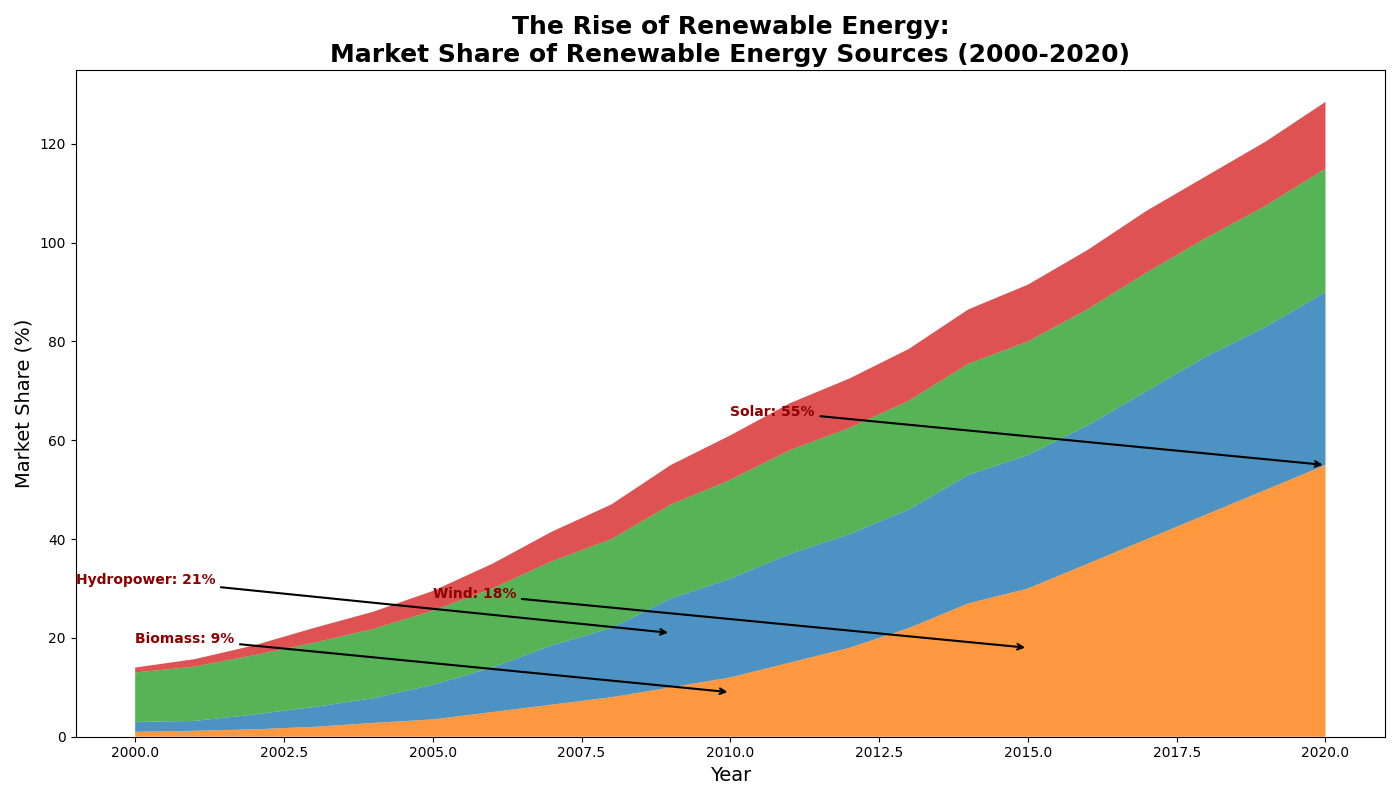

Write the Python code that produced this figure.
import numpy as np
import matplotlib.pyplot as plt

years = np.arange(2000, 2021)

solar = np.array([1, 1.2, 1.5, 2, 2.8, 3.5, 5, 6.5, 8, 10, 12, 15, 18, 22, 27, 30, 35, 40, 45, 50, 55])
wind = np.array([2, 2, 3, 4, 5, 7, 9, 12, 14, 18, 20, 22, 23, 24, 26, 27, 28, 30, 32, 33, 35])
hydro = np.array([10, 11, 12, 13, 14, 15, 16, 17, 18, 19, 20, 21, 21.5, 22, 22.5, 23, 23.5, 24, 24, 24.5, 25])
biomass = np.array([1, 1.5, 2, 3, 3.5, 4, 5, 6, 7, 8, 9, 9.5, 10, 10.5, 11, 11.5, 12, 12.5, 12.5, 13, 13.5])

energy_data = np.vstack([solar, wind, hydro, biomass])

fig, ax = plt.subplots(figsize=(14, 8))

colors = ['#ff7f0e', '#1f77b4', '#2ca02c', '#d62728']

ax.stackplot(years, energy_data, colors=colors, alpha=0.8)

ax.set_title('The Rise of Renewable Energy:\nMarket Share of Renewable Energy Sources (2000-2020)', fontsize=18, fontweight='bold', ha='center')
ax.set_xlabel('Year', fontsize=14)
ax.set_ylabel('Market Share (%)', fontsize=14)

significant_years = {
    'Solar': 2020,
    'Wind': 2015,
    'Hydropower': 2009,
    'Biomass': 2010
}
annotations = {
    'Solar': 55,
    'Wind': 18,
    'Hydropower': 21,
    'Biomass': 9
}

for source, year in significant_years.items():
    ax.annotate(f"{source}: {annotations[source]}%",
                xy=(year, annotations[source]), 
                xytext=(year - 10, annotations[source] + 10),
                arrowprops=dict(facecolor='black', arrowstyle='->', lw=1.5),
                fontsize=10, fontweight='bold', color='darkred')

plt.tight_layout()

plt.show()
